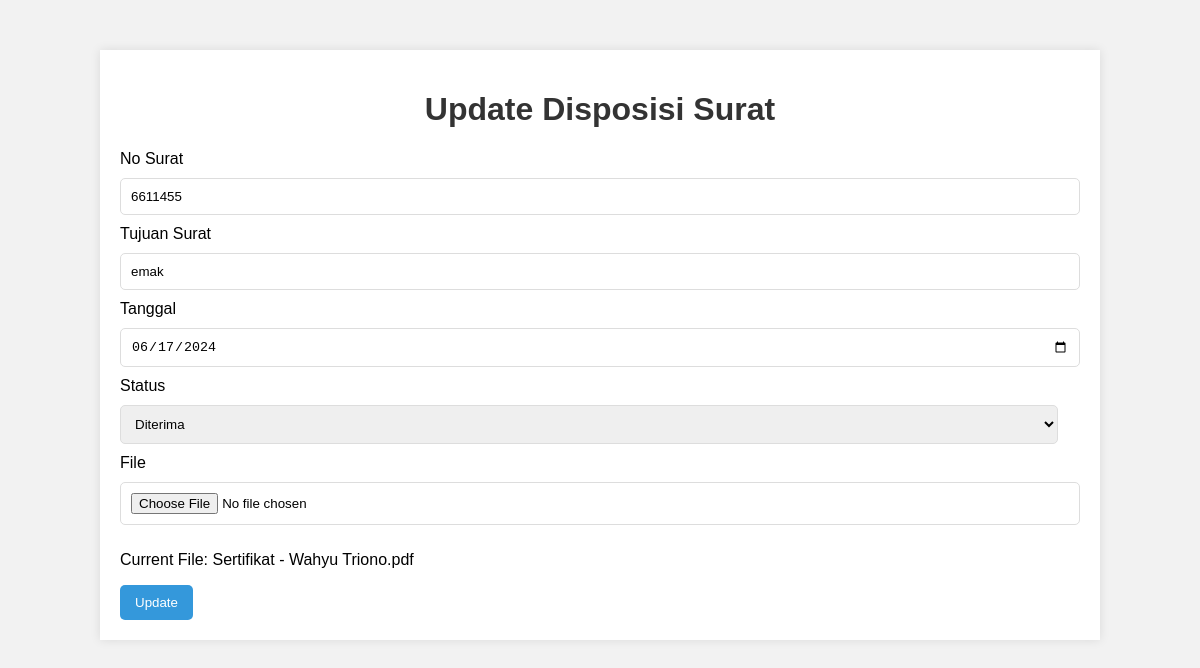
The page /update.php?id=5 on the database its author committed.
### tables this page shows
CREATE TABLE `disposisi_surat` (
  `id` int(11) NOT NULL,
  `no_surat` varchar(50) NOT NULL,
  `tujuan_surat` varchar(100) NOT NULL,
  `tanggal` date NOT NULL,
  `status` enum('Diterima','Belum') NOT NULL,
  `file` varchar(255) NOT NULL
);

### update.php (the view, shortened to what this page needs)
<?php
include 'config.php';
$id = $_GET['id'];
$sql = "SELECT * FROM disposisi_surat WHERE id=$id";
$result = $conn->query($sql);
$row = $result->fetch_assoc();
?>
<!DOCTYPE html>
<html>
<head>
</head>
<body>
    <div class="container">
        <h1>Update Disposisi Surat</h1>
        <form method="POST" enctype="multipart/form-data">
            <label for="no_surat">No Surat</label>
            <input type="text" id="no_surat" name="no_surat" value="<?php echo $row['no_surat']; ?>" required>
            <label for="tujuan_surat">Tujuan Surat</label>
            <input type="text" id="tujuan_surat" name="tujuan_surat" value="<?php echo $row['tujuan_surat']; ?>" required>
            <label for="tanggal">Tanggal</label>
            <input type="date" id="tanggal" name="tanggal" value="<?php echo $row['tanggal']; ?>" required>
            <label for="status">Status</label>
            <select id="status" name="status" required>
                <option value="Diterima" <?php if ($row['status'] == 'Diterima') echo 'selected'; ?>>Diterima</option>
            </select>
            <label for="file">File</label>
            <input type="file" id="file" name="file">
            <p>Current File: <?php echo $row['file']; ?></p>
            <input type="submit" value="Update">
        </form>
    </div>
</body>
</html>

### update.php (style rules this page uses)
body { font-family: Arial, sans-serif; background-color: #f2f2f2; margin: 0; padding: 0; }
.container { width: 80%; margin: 0 auto; background-color: #fff; padding: 20px; box-shadow: 0 0 10px rgba(0, 0, 0, 0.1); margin-top: 50px; }
h1 { text-align: center; color: #333; }
form { width: 100%; margin-top: 20px; }
input[type="text"], input[type="date"], select, input[type="file"] { width: calc(100% - 22px); padding: 10px; margin: 10px 0; border: 1px solid #ddd; border-radius: 5px; }
input[type="submit"] { padding: 10px 15px; background-color: #3498db; color: white; border: none; border-radius: 5px; cursor: pointer; }

### rows shown on the page
disposisi_surat: no_surat "6611455", tujuan_surat "emak", tanggal "06/17/2024", status "Diterima", file "Sertifikat - Wahyu Triono.pdf"
